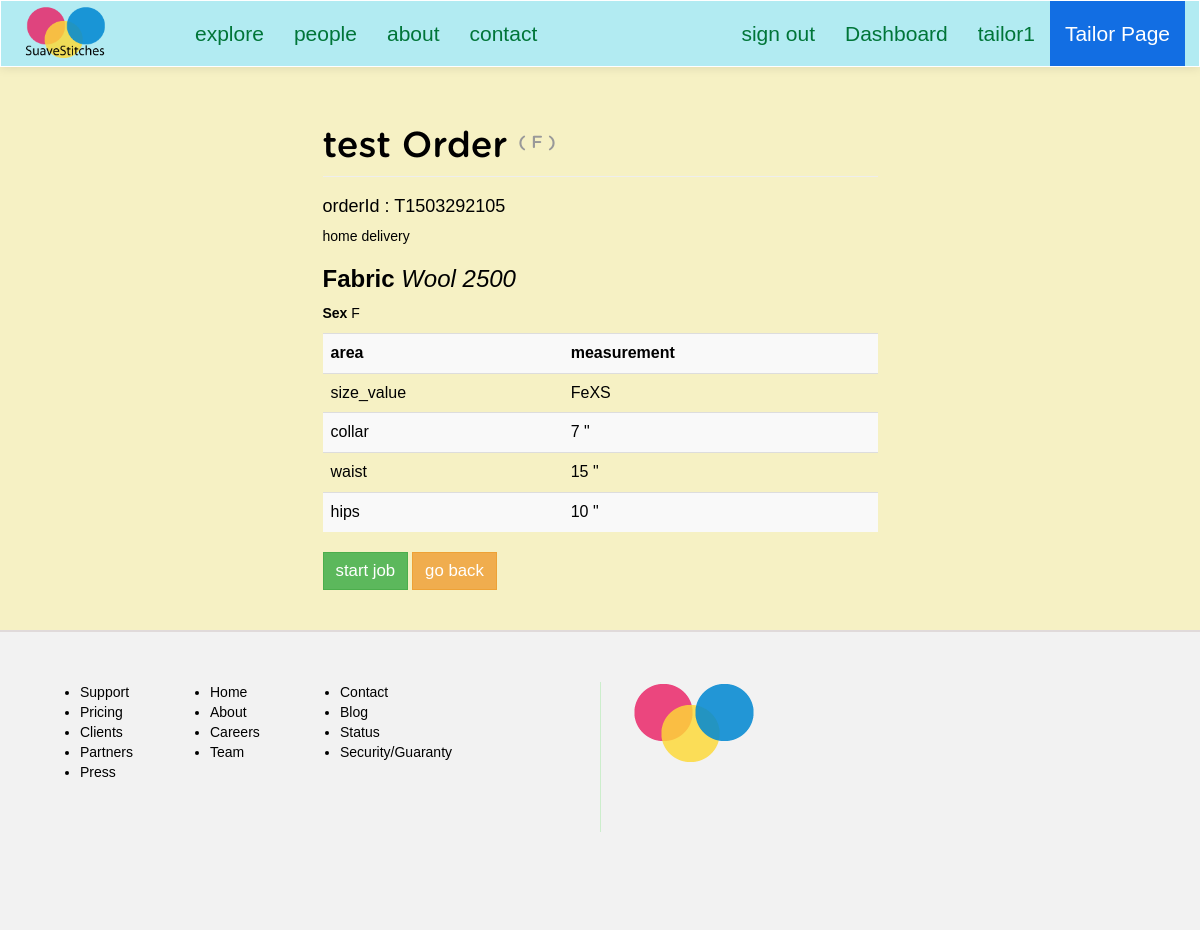
Screenshot of /suave/tailor/view/order/T1503292105 (signed in) with the database file from the repository.
### suave/models.py (models this page shows, shortened)
class Order(models.Model):
	client = models.ForeignKey(Client, null=True)
	size = models.ForeignKey(Size, null=True)
	sizetable = models.ForeignKey(SizeTable, null=True)
	tailor = models.ForeignKey(Tailor, null=True)
	fabric = models.ForeignKey(Fabric, null=True) #* change to foreign key with Fabric
	main_order_id = models.CharField(max_length=15, null=True)
	details = models.CharField(max_length=250, null=True) #*
	delivery_option = models.CharField(max_length=100, null=True)
	service_option = models.CharField(max_length=100, null=True)
	sex = models.CharField(max_length=2, default=' ')
	status = models.CharField(max_length=20, default='OPEN') #*
	cost = models.IntegerField(default=0000) # final cost of order

class Client(models.Model):
	FEMALE = 'F'
	MALE = 'M'
	SEX_CHOICE = (
		(FEMALE, 'F'),
		(MALE, 'M'),
	)
	user = models.OneToOneField(User)
	address = models.CharField(max_length=200, null=True)
	preference = models.CharField(max_length=40)
	sex = models.CharField(max_length=2, choices=SEX_CHOICE, default=" ")
	def __str__(self):
		return self.user.username

class Fabric(models.Model):
	name = models.CharField(max_length=100)
	cost = models.IntegerField(null=True)
	sex = models.CharField(max_length=2, null=True)
	pattern = models.CharField(max_length=150, null=True)
	def __str__(self):
		return ('%s %s' %(self.name, self.cost))

class SizeTable(models.Model):
	size_value = models.CharField(max_length=15)
	collar = models.CharField(max_length=10)
	waist = models.CharField(max_length=10)
	hips = models.CharField(max_length=10)

### suave/views.py (the view)
# urls.py: url(r'^tailor/view/order/(?P<main_order_id>[\w\-]+)$', views.tailorOrderDetails, name='tailorOrderDetails'),
@login_required
def tailorOrderDetails(request, main_order_id):
	try:
		order = Order.objects.get(main_order_id=main_order_id)
	except Exception, e:
		return HttpResponse('can\'t do that %s' %main_order_id) # write better response
	context = {}
	context['title'] = 'Order details -- SuaveStitches Nigeria'
	context['tailorPage'] = True
	context['order'] = order
	context['size'] = serializers.serialize("python", SizeTable.objects.filter(id=order.sizetable.id))
	return render(request, 'i/tailor/order_details.html', context)

### suave/templates/i/tailor/order_details.html (shortened to what this page needs)
{% extends "i/layout/base.html" %}
{% block main_section %}
<div class="col-lg-6 col-lg-offset-3"><br>
	<h1 class="page-header">{{ order.client }} Order <small><sup>( {{ order.sex }} )</sup></small></h1>
		<h4>orderId : {{ order.main_order_id }}</h4>
		<p>{{ order.delivery_option|lower }}</p>
		<h3><b>Fabric</b> <i>{{ order.fabric }}</i></h3>
		<p><b>Sex</b> {{ order.sex }}</p>
		<table class="table table-striped table-hover">
			<tr>
				<th>area</th>
				<th>measurement</th>
			</tr>
{% for instance in size %}
	{% for field, value in instance.fields.items %}
		{% if value != None %}
			<tr>
				<td>{{ field }}</td>
				<td>{{ value }}</td>
			</tr>
		{% endif %}
	{% endfor %}
{% endfor %}
		</table>
		<div class="dashboard-button-panel">
			<a href="{% url 'suave:tailorStartOrder' order.main_order_id %}" class="btn btn-success btn-md">start job</a>
		<a href="{% url 'suave:tailorDashboard' %}" class="btn btn-warning btn-md">go back</a>
		</div>
	<br><br>
</div>
{% endblock %}

### suave/templates/i/layout/base.html (shortened to what this page needs)
<html>
	<head>
		{% load staticfiles %}
		<link rel="stylesheet" type="text/css" href="{% static 'css/style.css' %}">
		<link rel="stylesheet" type="text/css" href="{% static 'fonts/font-awesome/css/font-awesome.min.css' %}">
	</head>
	{% if tailorPage %}
	<body class="tailorPage-color">
	{% else %}
	<body>
	{% endif %}
	{% if tailorPage %}
		<nav class="navbar navbar-default" role="navigation" style="background:#B2EBF2">
	{% else %}
		<nav class="navbar navbar-default" role="navigation">
	{% endif %}
			<div class="container">
				<div class="row">
					<div class="navbar-header">
						<div id="header">
							<a class="navbar-brand" href="/suave">
								<img src="{% static 'img/my_logo_1.png' %}">
							</a>
						</div>
					</div>
					<div class="collapse navbar-collapse navbar-ex1-collapse">
						<ul class="nav navbar-nav navbar-left">
							<li class=""><a href style="background:#">explore</a></li>
							<li class=""><a href="{% url 'suave:tailorHome' %}">people</a></li>
							<li class=""><a >about</a></li>
							<li class=""><a >contact</a></li>
						</ul>
						<ul class="nav navbar-nav navbar-right">
							{% if user.is_authenticated %}
							<li><a href="{% url 'suave:signout' %}" class="">sign out</a></li>
								{% if user.tailor.rate %}
									<li><a href="{% url 'suave:tailorDashboard' %}" class="">Dashboard</a></li>
								{% else %}
									<li><a href="{% url 'suave:clientDashboard' %}" class="">Dashboard</a></li>
								{% endif %}
							<li><a class="">{{user}}</a></li>
							{% else %}
							<li><a role="button" class="" data-toggle="modal" data-target=".bs-example-modal-sm">sign in</a></li>
							{% endif %}
							{% if tailorPage %}
								<li class=""><a class="" style="background:#126ee3;color:#fff">Tailor Page</a></li>
							{% endif %}
						</ul>
					</div>
				</div>
			</div>
		</nav>
		<div class="container">
			<div class="row">
					{% block main_section %}
					{% endblock %}
			</div>
		</div>
		<div class="footer">
			<div class="col-lg-6 footer-left">
				<ul class="col-sm-3">
					<li>Support</li>
					<li>Pricing</li>
					<li>Clients</li>
					<li>Partners</li>
					<li>Press</li>
				</ul>
				<ul class="col-sm-3">
					<li>Home</li>
					<li>About</li>
					<li>Careers</li>
					<li>Team</li>
				</ul>
				<ul class="col-sm-3">
					<li>Contact</li>
					<li>Blog</li>
					<li>Status</li>
					<li>Security/Guaranty</li>
				</ul>
			</div>
			<div class="col-lg-6 footer-right">
				<img src="{% static 'img/my_logo.png' %}">
			</div>
		</div>
	</body>
</html>

### suave/static/css/style.css (style rules this page uses)
.tailorPage-color { background: #90A4AE; background: #BDBDBD; background: #B2EBF2; background: #d8f0f3; background: #e8f2f3; background: #f6f1c4; }
.col-lg-6 a { font-size: 1.2em; }
a { text-decoration: none; }
#header img { width: 65%; }
.navbar { background-repeat: no-repeat; border-bottom: 1px solid #178ACC; box-shadow: 0px 1px 10px rgba(0, 0, 0, 0.1); border-radius: 0px; margin-bottom: 0px; }
.navbar-default { background: #fff; border-color: #fff; }
.navbar-default .navbar-brand, .navbar-default .navbar-brand:hover, .navbar-default .navbar-brand:focus, .navbar-default .navbar-nav > li > a { color: #007538; font-size: 1.5em; }
.navbar-default .navbar-nav > li > a { line-height: 35px; }
.footer { min-height: 300px; background: #f2f2f2; padding: 50px; border-top: 2px #e0dada solid; }
.footer-right { height: 150px; border-left: 1px #cec solid; }
#header { margin: -10px auto auto auto; }
* { -webkit-border-radius: 0 !important; -moz-border-radius: 0 !important; -ms-border-radius: 0 !important; border-radius: 0 !important; }
.page-header { font-family: 'GothamRoundedMedium'; }
body { color: #000; font-family: weblysleek, arial; }

### rows the page displays
Order: client "test", sex "F", main_order_id "T1503292105", delivery_option "home delivery", fabric "Wool 2500"
SizeTable: fields "FeXS" "7 \"" "15 \"" "10 \""

### other values shown
{{ user }} "tailor1"
{{ field }} "size_value" "collar" "waist" "hips"
